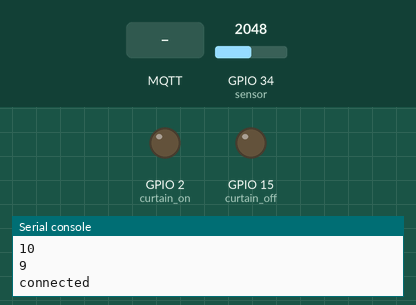
Bench run of a program on a simulated ESP32 board running MicroPython. On the bench: output pins drawn as LEDs (lit = HIGH), the last lines printed to the serial console. The test bench sets the inputs (shaded band); at power-on: GPIO 34 (sensor) = 2048 (analog values on the 0–4095 scale). WiFi joins after 1.5 s; no MQTT or app messages arrive unless stated; library files of the repository ran but are not shown: 1 file(s).

Above: at 3.3 s.
3.4 s: MQTT message "b'open" arrives on the first subscribed topic
At 4.2 s:
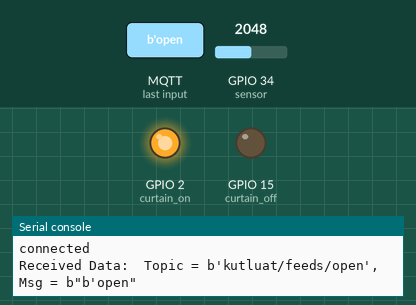
11.9 s: MQTT message "b'close" arrives on the first subscribed topic
At 13.0 s:
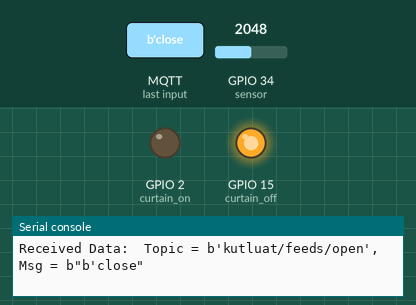
Timing chart, 0 to 20.4 s (numbered marks = the images above; inputs shaded):
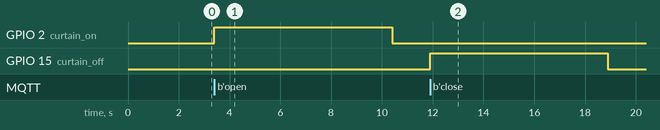

The program:

main.py
```python
from machine import Pin, Timer, ADC
from time import sleep
import network
import time
from umqtt.robust import MQTTClient
import sys

WIFI_SSID     = ''
WIFI_PASSWORD = ''


ADAFRUIT_IO_URL     = 'io.adafruit.com'
ADAFRUIT_USERNAME   = 'kutluat'
ADAFRUIT_IO_KEY     = ''


CURTAIN_ON_FEED_ID      = 'open'
CURTAIN_OFF_FEED_ID      = 'close'
DAYTIME_FEED_ID      = 'day'


curtain_on = Pin(2,Pin.OUT)
curtain_off = Pin(15,Pin.OUT)

sensor = ADC(Pin(34))
sensor.atten(ADC.ATTN_11DB)
mqtt_client_id = bytes('client_'+'1453', 'utf-8')
sensor_value = sensor.read()

def connect_wifi():
    wifi = network.WLAN(network.STA_IF)
    wifi.active(True)
    wifi.disconnect()
    wifi.connect(WIFI_SSID,WIFI_PASSWORD)
    if not wifi.isconnected():
        print('connecting..')
        timeout = 0
        while (not wifi.isconnected() and timeout < 10):
            print(10 - timeout)
            timeout = timeout + 1
            time.sleep(1)
    if(wifi.isconnected()):
        print('connected')
    else:
        print('not connected')
        sys.exit()

connect_wifi()


client = MQTTClient(client_id=mqtt_client_id,
                    server=ADAFRUIT_IO_URL,
                    user=ADAFRUIT_USERNAME,
                    password=ADAFRUIT_IO_KEY,
                    ssl=False)

try:
    client.connect()
except Exception as e:
    print('could not connect to MQTT server {}{}'.format(type(e).__name__, e))
    sys.exit()

def cb (topic, msg):
    print('Received Data:  Topic = {}, Msg = {}'.format(topic, msg))
    recieved_data = str(msg,'utf-8')
    if recieved_data=="b'open":
        curtain_on.value(1)
        time.sleep(7)
        curtain_on.value(0)

    elif recieved_data=="b'close":
        curtain_off.value(1)
        time.sleep(7)
        curtain_off.value(0)


curtainon_feed = bytes('{:s}/feeds/{:s}'.format(ADAFRUIT_USERNAME, CURTAIN_ON_FEED_ID), 'utf-8')
curtainoff_feed = bytes('{:s}/feeds/{:s}'.format(ADAFRUIT_USERNAME, CURTAIN_OFF_FEED_ID), 'utf-8')
daytime_feed = bytes('{:s}/feeds/{:s}'.format(ADAFRUIT_USERNAME, DAYTIME_FEED_ID), 'utf-8')


client.set_callback(cb)
client.subscribe(curtainon_feed)
client.subscribe(curtainoff_feed)


def sens_data(data):
    sensor_value = sensor.read()
    client.publish(daytime_feed,
                  bytes(str(sensor_value), 'utf-8'),
                  qos=0)


timer = Timer(0)
timer.init(period=5000, mode=Timer.PERIODIC, callback = sens_data)


while True:
    try:
        client.check_msg()
    except :
        client.disconnect()
        sys.exit()
```

Measured:
- after the input at 3.4 s, GPIO 2 (curtain_on): LOW → HIGH at once, → LOW 7.0 s later
- after the input at 11.9 s, GPIO 15 (curtain_off): LOW → HIGH at once, → LOW 7.0 s later
